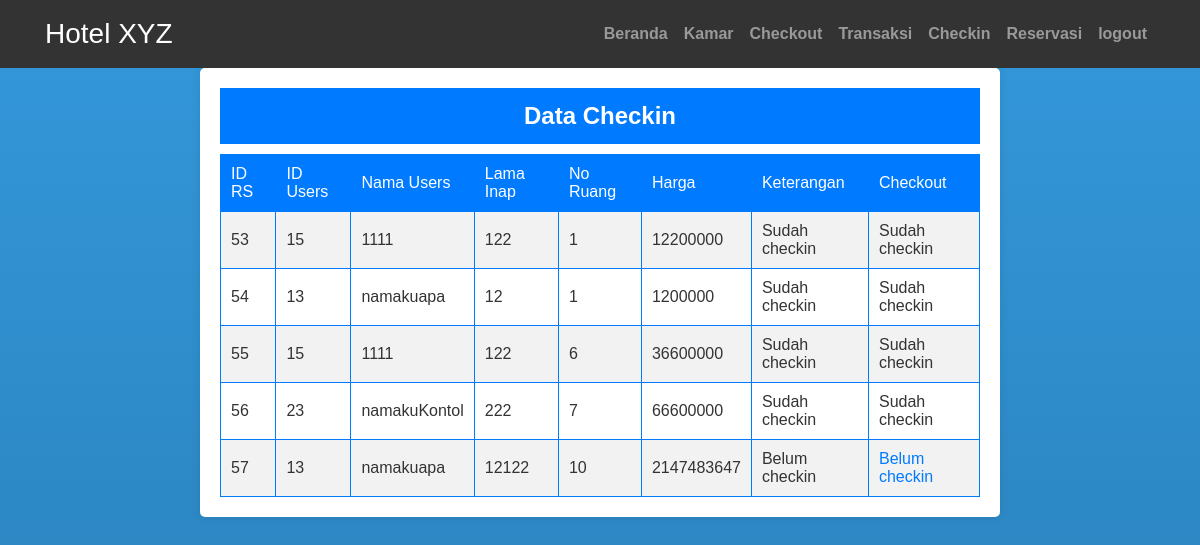
Screenshot of /view/table_reserfasi.php (signed in) with the database file from the repository.
### tables this page shows
CREATE TABLE `reserfasi` (
  `id_RS` int(100) NOT NULL,
  `id` int(100) NOT NULL,
  `inap` int(100) NOT NULL,
  `checkout` date NOT NULL,
  `id_bed` int(10) NOT NULL,
  `hasil_H` int(255) NOT NULL,
  `id_k` int(100) NOT NULL,
  `checkin` date NOT NULL
);

CREATE TABLE `user` (
  `id` int(100) NOT NULL,
  `username` varchar(999) NOT NULL,
  `password` varchar(100) NOT NULL,
  `id_T` int(10) NOT NULL,
  `email` varchar(100) NOT NULL
);

CREATE TABLE `kamar` (
  `id_k` int(100) NOT NULL,
  `no_kamar` varchar(100) NOT NULL,
  `id_bed` int(10) NOT NULL
);

### view/table_reserfasi.php (the view, shortened to what this page needs)
<html>
<head>
    <link rel="stylesheet" href="https://maxcdn.bootstrapcdn.com/bootstrap/4.5.2/css/bootstrap.min.css" />
    <link rel="stylesheet" href="home.css" />
</head>
<body>
    <header class="bg-dark text-white">
        <nav class="navbar navbar-expand-lg navbar-dark">
            <div class="container">
                <a class="navbar-brand" href="#">Hotel XYZ</a>
                <div class="collapse navbar-collapse" id="navbarNav">
                    <ul class="navbar-nav ml-auto">
                        <li class="nav-item">
                            <a class="nav-link" href="../action/home.php">Beranda</a>
                        </li>
                        <li class="nav-item">
                            <a class="nav-link" href="./kamar.php">Kamar</a>
                        </li>
                        <li class="nav-item">
                            <a class="nav-link" href="./table_checkout.php">Checkout</a>
                        </li>
                        <li class="nav-item">
                            <a class="nav-link" href="./table_transaksi.php">Transaksi</a>
                        </li>
                        <li class="nav-item">
                            <a class="nav-link" href="./table_reserfasi.php">Checkin</a>
                        </li>
                        <li class="nav-item">
                            <a class="nav-link" href="./reservasi.php">Reservasi</a>
                        </li>
                        <li class="nav-item">
                            <a class="nav-link" href="../action/logout.php">logout</a>
                        </li>
                    </ul>
                </div>
            </div>
        </nav>
    </header>
    <div class="full">
        <div class="containerT content w-full">
            <div class="table-title">Data Checkin</div>
            <table class="data-table" border="1" cellpadding="5">
                <tr class="header-row">
                    <td>ID RS</td>
                    <td>ID Users</td>
                    <td>Nama Users</td>
                    <td>Lama Inap</td>
                    <td>No Ruang</td>
                    <td>Harga</td>
                    <td>Keterangan</td>
                    <td>Checkout</td>
                </tr>
                <?php
            include "../action/koneksi.php";
            $data = mysqli_query($koneksi, "SELECT *,user.username, kamar.* FROM reserfasi LEFT JOIN kamar ON reserfasi.id_k=kamar.id_k
            LEFT JOIN user ON reserfasi.id=user.id");
            while ($data1 = mysqli_fetch_array($data)) {
                $id_rs = $data1["id_RS"];
                $check_query = mysqli_query($koneksi, "SELECT * FROM transaksi WHERE id_RS = $id_rs");
                $keterangan = mysqli_num_rows($check_query) > 0 ? 'Sudah checkin' : 'Belum checkin'; ?>
                <tr>
                    <td>
                        <?php echo $data1["id_RS"] ?>
                    </td>
                    <td>
                        <?php echo $data1["id"] ?>
                    </td>
                    <td>
                        <?php echo $data1["username"] ?>
                    </td>
                    <td>
                        <?php echo $data1["inap"] ?>
                    </td>
                    <td>
                        <?php echo $data1["no_kamar"] ?>
                    </td>
                    <td>
                        <?php echo $data1["hasil_H"] ?>
                    </td>
                    <td>
                        <?php echo $keterangan; ?>
                    </td>
                    <td>
                        <?php if ($keterangan !== 'Sudah checkin') { ?>
                        <a href="./checkin.php?id=<?php echo $data1['id_RS']; ?>">Belum checkin</a>
                        <?php } else { ?>
                        Sudah checkin
                        <?php } ?>
                    </td>
                </tr>
                <?php
            }
            ?>
            </table>
        </div>
    </div>
</body>
</html>

### css/home.css (style rules this page uses)
* { margin-top: 0; padding-top: 0; }
.navbar { background-color: #333; }
.navbar-brand { font-size: 28px; }
.nav-link { color: #fff; font-weight: bold; }

### view/table_reserfasi.php (style rules this page uses)
body, h1, h2, h3, p, div { margin: 0; padding: 0; }
body { font-family: Arial, sans-serif; background: linear-gradient(to bottom, #3498db, #2980b9); margin: 0; padding: 0; width: 100%; height: 100vh; }
.full { min-height: 92%; }
.containerT { background-color: #fff; padding: 20px; border-radius: 5px; box-shadow: 0 0 10px rgba(0, 0, 0, 0.1); margin: 20px; text-align: center; margin: 0 auto; max-width: 800px; }
.table-title { font-size: 24px; font-weight: bold; margin-bottom: 10px; background-color: #007bff; color: #fff; padding: 10px; }
.data-table { width: 100%; border-collapse: collapse; background-color: #fff; border: 1px solid #007bff; color: #333; }
.data-table th, .data-table td { padding: 10px; text-align: left; }
.header-row { background-color: #007bff; color: #fff; }
.data-table tr:nth-child(even) { background-color: #f2f2f2; }

### rows the page displays
reserfasi: id_RS "53", id "15", id.username "1111", inap "122", id_k.no_kamar "1", hasil_H "12200000", keterangan "Sudah checkin"
reserfasi: id_RS "54", id "13", id.username "namakuapa", inap "12", id_k.no_kamar "1", hasil_H "1200000", keterangan "Sudah checkin"
reserfasi: id_RS "55", id "15", id.username "1111", inap "122", id_k.no_kamar "6", hasil_H "36600000", keterangan "Sudah checkin"
reserfasi: id_RS "56", id "23", id.username "namakuKontol", inap "222", id_k.no_kamar "7", hasil_H "66600000", keterangan "Sudah checkin"
reserfasi: id_RS "57", id "13", id.username "namakuapa", inap "12122", id_k.no_kamar "10", hasil_H "2147483647", keterangan "Belum checkin"
